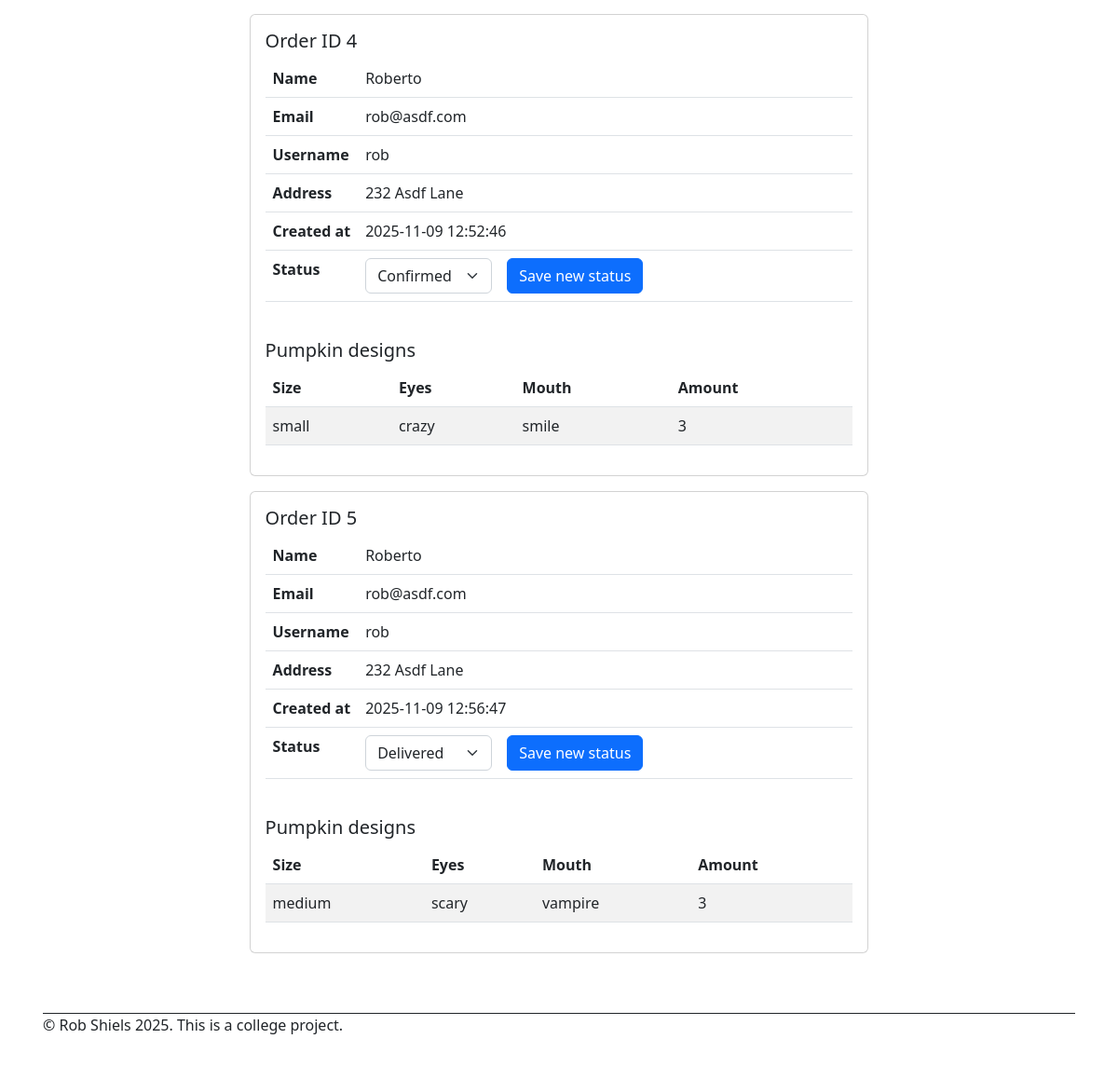
Page /admin (signed in, lower part) on the earlier database version.
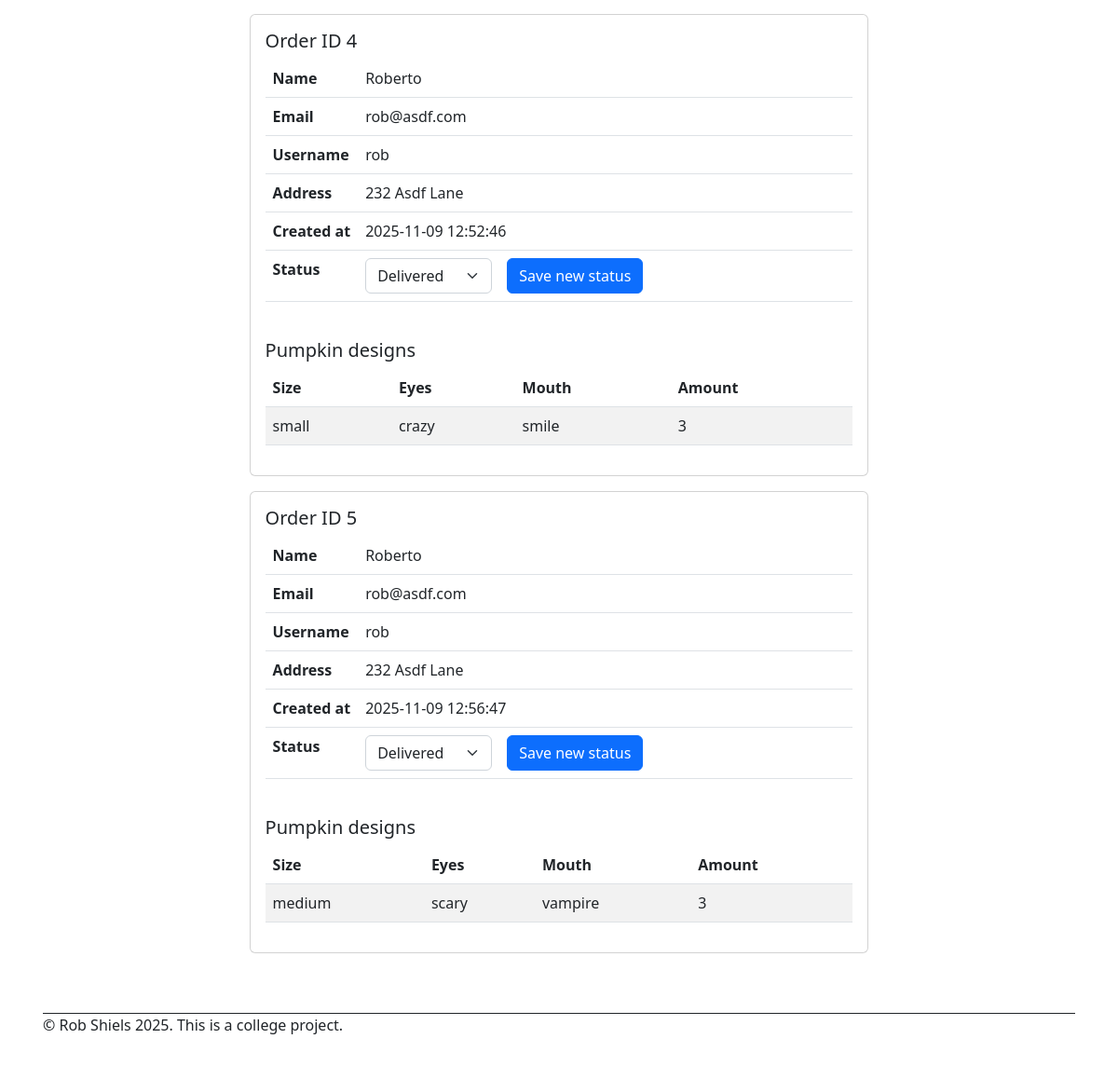
Same page on the later database version.
### models.py (models this page shows, shortened)
class Order(db.Model):
    __tablename__ = 'order'
    order_id: Mapped[int] = mapped_column(primary_key=True)
    created_at: Mapped[datetime] = mapped_column(nullable=False,  default=lambda: datetime.now(timezone.utc).replace(microsecond=0))
    status: Mapped[str] = mapped_column(nullable=True)
    customer_id: Mapped[int] = mapped_column(db.ForeignKey('user.user_id'), nullable=False) # Add 'delete' button to delete customer and all associated ordres
    customer = db.relationship('User', back_populates='orders')
    pumpkins = db.relationship('PumpkinDesign', back_populates='order',  cascade='all, delete-orphan', passive_deletes=True )  # one-to-many

class User(db.Model, UserMixin):
    __tablename__ = 'user'
    user_id: Mapped[int] = mapped_column(primary_key=True)
    username: Mapped[str] = mapped_column(nullable=False)
    password: Mapped[str] = mapped_column(nullable=False)
    name: Mapped[str] = mapped_column(nullable=False)
    email: Mapped[str] = mapped_column(nullable=False, unique=True)
    address: Mapped[str] = mapped_column(nullable=False)
    role: Mapped[str] = mapped_column(nullable=False, default="customer")
    orders = db.relationship('Order', back_populates='customer')

### app.py (the view)
@app.route("/admin")
@login_required
def admin_page():
    orders = Order.query.order_by(Order.order_id).all()
    return render_template("admin.html", orders=orders)

### app.py (called while the page is built)
@login_manager.user_loader
def load_user(user_id):
    return User.query.get(int(user_id))

### templates/admin.html (shortened to what this page needs)
{% set title = "Admin" %}
{% extends "base.html" %}
{% block main %}
{% for order in orders %}
<div class="card mb-3">
    <div class="card-body">
        <div class="pb-4">
            <h5>Order ID {{ order.order_id }}</h5>
            <table class="table">
                <tbody>
                    <tr>
                        <th scope="row" class="hug">Name</th>
                        <td>{{ order.customer.name }}</td>
                    </tr>
                    <tr>
                        <th scope="row" class="hug">Email</th>
                        <td>{{ order.customer.email }}</td>
                    </tr>
                    <tr>
                        <th scope="row" class="hug">Username</th>
                        <td>{{ order.customer.username }}</td>
                    </tr>
                    <tr>
                        <th scope="row" class="hug">Address</th>
                        <td>{{ order.customer.address }}</td>
                    </tr>
                    <tr>
                        <th scope="row" class="hug">Created at</th>
                        <td>{{ order.created_at }}</td>
                    </tr>
                    <tr>
                        <th scope="row" class="hug">Status</th>
                        <td>
                            <form action="{{ url_for('update_status', order_id=order.order_id) }}" method="POST"
                                class="row g-3">
                                <div class="col-auto"> <select name="status" class="order-status form-select"
                                        data-status="{{ order.status or '' }}" aria-label="Order status">
                                        <option value="Confirmed">Confirmed</option>
                                        <option value="Delivered">Delivered</option>
                                    </select>
                                </div>
                                <div class="col-auto">
                                    <button type="submit" class="btn btn-primary ">Save new status</button>
                                </div>
                            </form>
                        </td>
                    </tr>
                </tbody>
            </table>
        </div>
        <h5 class="card-title ">Pumpkin designs</h5>
        {% if order.pumpkins %}
        <table class="table table-striped">
            <thead>
                <tr>
                    <th>Size</th>
                    <th>Eyes</th>
                    <th>Mouth</th>
                    <th>Amount</th>
                </tr>
            </thead>
            <tbody>
                {% for pumpkin in order.pumpkins %}
                <tr>
                    <td>{{ pumpkin.size }}</td>
                    <td>{{ pumpkin.eyes }}</td>
                    <td>{{ pumpkin.mouth }}</td>
                    <td>{{ pumpkin.amount }}</td>
                </tr>
                {% endfor %}
            </tbody>
        </table>
        {% else %}
        <p class="text-muted">No pumpkins were added to this order. Please contact the customer.</p>
        {% endif %}
    </div>
</div>
{% endfor %}
{% endblock %}

Differences in the rows shown:
changed Order id 4: status "Confirmed" → "Delivered"
